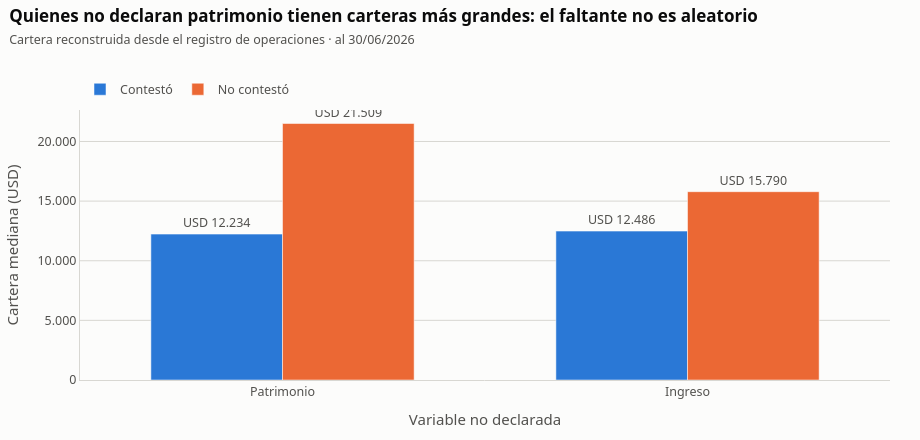

Here is the notebook cell this chart was saved with:
### Code cell
# cuánto tienen invertido los que contestan y los que no

largo = pd.concat(
    [
        comparacion.assign(
            dato="Patrimonio",
            respondio=np.where(
                comparacion["falta_patrimonio"], "No contestó", "Contestó"
            ),
        ),
        comparacion.assign(
            dato="Ingreso",
            respondio=np.where(comparacion["falta_ingreso"], "No contestó", "Contestó"),
        ),
    ]
).dropna(subset=["observado_usd"])

resumen_respuesta = largo.groupby(["respondio", "dato"])["observado_usd"].describe()

figura = go.Figure()
for respuesta, color in [
    ("Contestó", COLOR_PERFIL["Conservador"]),
    ("No contestó", COLOR_PERFIL["Moderado"]),
]:
    filas = resumen_respuesta.loc[respuesta].reindex(["Patrimonio", "Ingreso"])
    figura.add_trace(
        go.Bar(
            name=respuesta,
            x=filas.index,
            y=filas["50%"],
            marker_color=color,
            text=[f"USD {formato_es(v)}" for v in filas["50%"]],
            textposition="outside",
            customdata=np.column_stack([filas["count"], filas["25%"], filas["75%"]]),
            hovertemplate=(
                "<b>Pregunta: %{x} · " + respuesta.lower() + "</b><br>"
                "%{customdata[0]:.0f} clientes<br>"
                "Cartera mediana: USD %{y:,.0f}<br>"
                "Rango intercuartílico: USD %{customdata[1]:,.0f} "
                "y %{customdata[2]:,.0f}<extra></extra>"
            ),
        )
    )
figura.update_layout(
    barmode="group",
    bargap=0.35,
    legend=dict(orientation="h", y=1.02, x=0, yanchor="bottom"),
)
figura.update_yaxes(title="Cartera mediana (USD)", tickformat=",.0f")
figura.update_xaxes(title="Variable no declarada", showgrid=False)
presentar(
    figura,
    "Quienes no declaran patrimonio tienen carteras más grandes: el faltante no es "
    "aleatorio",
    "Cartera reconstruida desde el registro de operaciones · al 30/06/2026",
    interactivo=False,
    alto=440,
)

### Figure 1 — Plotly figure (JSON) as saved in the notebook; plotly's stock layout.template omitted (floating-point values rounded to 4 significant figures)
{"data": [{"customdata": [[582.0, 5550.0, 23750.0], [571.0, 5606.0, 24310.0]], "hovertemplate": "<b>Pregunta: %{x} · contestó</b><br>%{customdata[0]:.0f} clientes<br>Cartera mediana: USD %{y:,.0f}<br>Rango intercuartílico: USD %{customdata[1]:,.0f} y %{customdata[2]:,.0f}<extra></extra>", "marker": {"color": "#2a78d6"}, "name": "Contestó", "text": ["USD 12.234", "USD 12.486"], "textposition": "outside", "type": "bar", "x": ["Patrimonio", "Ingreso"], "y": [12230.0, 12490.0]}, {"customdata": [[51.0, 11150.0, 33470.0], [62.0, 7729.0, 30540.0]], "hovertemplate": "<b>Pregunta: %{x} · no contestó</b><br>%{customdata[0]:.0f} clientes<br>Cartera mediana: USD %{y:,.0f}<br>Rango intercuartílico: USD %{customdata[1]:,.0f} y %{customdata[2]:,.0f}<extra></extra>", "marker": {"color": "#eb6834"}, "name": "No contestó", "text": ["USD 21.509", "USD 15.790"], "textposition": "outside", "type": "bar", "x": ["Patrimonio", "Ingreso"], "y": [21510.0, 15790.0]}], "layout": {"bargap": 0.35, "barmode": "group", "font": {"color": "#52514e", "family": "Segoe UI, Inter, Arial, sans-serif", "size": 12.5}, "height": 440, "hoverlabel": {"align": "left", "bgcolor": "white", "bordercolor": "#d8d7d2", "font": {"color": "#0b0b0b", "family": "Segoe UI, Inter, Arial, sans-serif", "size": 12.5}}, "legend": {"orientation": "h", "x": 0, "y": 1.02, "yanchor": "bottom"}, "margin": {"b": 60, "l": 20, "r": 30, "t": 110}, "paper_bgcolor": "#fcfcfb", "plot_bgcolor": "#fcfcfb", "separators": ",.", "title": {"font": {"color": "#0b0b0b", "size": 17}, "text": "<b>Quienes no declaran patrimonio tienen carteras más grandes: el faltante no es aleatorio</b><br><span style='font-size:12.5px;color:#52514e'>Cartera reconstruida desde el registro de operaciones · al 30/06/2026</span>", "x": 0.01, "xanchor": "left", "y": 0.95, "yanchor": "top", "yref": "container"}, "width": 920, "xaxis": {"automargin": true, "gridcolor": "#d8d7d2", "linecolor": "#d8d7d2", "showgrid": false, "title": {"text": "Variable no declarada"}, "zeroline": false}, "yaxis": {"automargin": true, "gridcolor": "#d8d7d2", "linecolor": "#d8d7d2", "tickformat": ",.0f", "title": {"text": "Cartera mediana (USD)"}, "zeroline": false}}}
